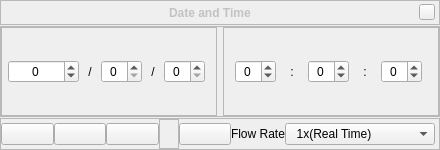
<?xml version="1.0" encoding="UTF-8"?>
<ui version="4.0">
 <class>dateTimeDialogForm</class>
 <widget class="QWidget" name="dateTimeDialogForm">
  <property name="geometry">
   <rect>
    <x>0</x>
    <y>0</y>
    <width>440</width>
    <height>150</height>
   </rect>
  </property>
  <property name="maximumSize">
   <size>
    <width>16777215</width>
    <height>150</height>
   </size>
  </property>
  <property name="windowTitle">
   <string>Form</string>
  </property>
  <property name="styleSheet">
   <string notr="true"/>
  </property>
  <layout class="QVBoxLayout">
   <property name="spacing">
    <number>1</number>
   </property>
   <property name="margin">
    <number>0</number>
   </property>
   <item>
    <widget class="BarFrame" name="DateTimeBar">
     <property name="sizePolicy">
      <sizepolicy hsizetype="Expanding" vsizetype="Preferred">
       <horstretch>0</horstretch>
       <verstretch>0</verstretch>
      </sizepolicy>
     </property>
     <property name="minimumSize">
      <size>
       <width>16</width>
       <height>25</height>
      </size>
     </property>
     <property name="maximumSize">
      <size>
       <width>16777215</width>
       <height>25</height>
      </size>
     </property>
     <property name="frameShape">
      <enum>QFrame::StyledPanel</enum>
     </property>
     <layout class="QHBoxLayout">
      <property name="spacing">
       <number>0</number>
      </property>
      <property name="leftMargin">
       <number>0</number>
      </property>
      <property name="topMargin">
       <number>0</number>
      </property>
      <property name="rightMargin">
       <number>4</number>
      </property>
      <property name="bottomMargin">
       <number>0</number>
      </property>
      <item>
       <spacer name="horizontalSpacer">
        <property name="orientation">
         <enum>Qt::Horizontal</enum>
        </property>
        <property name="sizeHint" stdset="0">
         <size>
          <width>40</width>
          <height>20</height>
         </size>
        </property>
       </spacer>
      </item>
      <item>
       <widget class="QLabel" name="stelWindowTitle">
        <property name="palette">
         <palette>
          <active>
           <colorrole role="WindowText">
            <brush brushstyle="SolidPattern">
             <color alpha="255">
              <red>194</red>
              <green>194</green>
              <blue>195</blue>
             </color>
            </brush>
           </colorrole>
           <colorrole role="Text">
            <brush brushstyle="SolidPattern">
             <color alpha="255">
              <red>194</red>
              <green>194</green>
              <blue>195</blue>
             </color>
            </brush>
           </colorrole>
          </active>
          <inactive>
           <colorrole role="WindowText">
            <brush brushstyle="SolidPattern">
             <color alpha="255">
              <red>194</red>
              <green>194</green>
              <blue>195</blue>
             </color>
            </brush>
           </colorrole>
           <colorrole role="Text">
            <brush brushstyle="SolidPattern">
             <color alpha="255">
              <red>194</red>
              <green>194</green>
              <blue>195</blue>
             </color>
            </brush>
           </colorrole>
          </inactive>
          <disabled>
           <colorrole role="WindowText">
            <brush brushstyle="SolidPattern">
             <color alpha="255">
              <red>194</red>
              <green>194</green>
              <blue>195</blue>
             </color>
            </brush>
           </colorrole>
           <colorrole role="Text">
            <brush brushstyle="SolidPattern">
             <color alpha="255">
              <red>194</red>
              <green>194</green>
              <blue>195</blue>
             </color>
            </brush>
           </colorrole>
          </disabled>
         </palette>
        </property>
        <property name="font">
         <font>
          <weight>75</weight>
          <italic>false</italic>
          <bold>true</bold>
         </font>
        </property>
        <property name="text">
         <string>Date and Time</string>
        </property>
       </widget>
      </item>
      <item>
       <spacer name="horizontalSpacer_2">
        <property name="orientation">
         <enum>Qt::Horizontal</enum>
        </property>
        <property name="sizeHint" stdset="0">
         <size>
          <width>40</width>
          <height>20</height>
         </size>
        </property>
       </spacer>
      </item>
      <item>
       <widget class="QPushButton" name="closeStelWindow">
        <property name="sizePolicy">
         <sizepolicy hsizetype="Fixed" vsizetype="Fixed">
          <horstretch>0</horstretch>
          <verstretch>0</verstretch>
         </sizepolicy>
        </property>
        <property name="minimumSize">
         <size>
          <width>16</width>
          <height>16</height>
         </size>
        </property>
        <property name="maximumSize">
         <size>
          <width>16</width>
          <height>16</height>
         </size>
        </property>
        <property name="focusPolicy">
         <enum>Qt::NoFocus</enum>
        </property>
        <property name="text">
         <string/>
        </property>
       </widget>
      </item>
     </layout>
    </widget>
   </item>
   <item>
    <widget class="QFrame" name="dateTimeBox">
     <property name="sizePolicy">
      <sizepolicy hsizetype="Preferred" vsizetype="Preferred">
       <horstretch>0</horstretch>
       <verstretch>1</verstretch>
      </sizepolicy>
     </property>
     <property name="frameShape">
      <enum>QFrame::StyledPanel</enum>
     </property>
     <layout class="QHBoxLayout" name="horizontalLayout_3">
      <property name="margin">
       <number>0</number>
      </property>
      <item>
       <widget class="QFrame" name="dateFrame">
        <property name="frameShape">
         <enum>QFrame::StyledPanel</enum>
        </property>
        <layout class="QHBoxLayout" name="horizontalLayout">
         <property name="spacing">
          <number>0</number>
         </property>
         <property name="margin">
          <number>0</number>
         </property>
         <item>
          <widget class="QSpinBox" name="spinner_year">
           <property name="sizePolicy">
            <sizepolicy hsizetype="Fixed" vsizetype="Fixed">
             <horstretch>0</horstretch>
             <verstretch>0</verstretch>
            </sizepolicy>
           </property>
           <property name="focusPolicy">
            <enum>Qt::StrongFocus</enum>
           </property>
           <property name="contextMenuPolicy">
            <enum>Qt::NoContextMenu</enum>
           </property>
           <property name="wrapping">
            <bool>false</bool>
           </property>
           <property name="frame">
            <bool>true</bool>
           </property>
           <property name="alignment">
            <set>Qt::AlignCenter</set>
           </property>
           <property name="minimum">
            <number>-1000000</number>
           </property>
           <property name="maximum">
            <number>1000000</number>
           </property>
          </widget>
         </item>
         <item>
          <widget class="QLabel" name="label">
           <property name="enabled">
            <bool>true</bool>
           </property>
           <property name="sizePolicy">
            <sizepolicy hsizetype="Expanding" vsizetype="Minimum">
             <horstretch>0</horstretch>
             <verstretch>0</verstretch>
            </sizepolicy>
           </property>
           <property name="maximumSize">
            <size>
             <width>10</width>
             <height>16777215</height>
            </size>
           </property>
           <property name="text">
            <string>/</string>
           </property>
           <property name="alignment">
            <set>Qt::AlignCenter</set>
           </property>
          </widget>
         </item>
         <item>
          <widget class="QSpinBox" name="spinner_month">
           <property name="sizePolicy">
            <sizepolicy hsizetype="Fixed" vsizetype="Fixed">
             <horstretch>0</horstretch>
             <verstretch>0</verstretch>
            </sizepolicy>
           </property>
           <property name="focusPolicy">
            <enum>Qt::StrongFocus</enum>
           </property>
           <property name="contextMenuPolicy">
            <enum>Qt::NoContextMenu</enum>
           </property>
           <property name="frame">
            <bool>true</bool>
           </property>
           <property name="alignment">
            <set>Qt::AlignCenter</set>
           </property>
           <property name="minimum">
            <number>0</number>
           </property>
           <property name="maximum">
            <number>13</number>
           </property>
          </widget>
         </item>
         <item>
          <widget class="QLabel" name="label_2">
           <property name="sizePolicy">
            <sizepolicy hsizetype="Expanding" vsizetype="Preferred">
             <horstretch>0</horstretch>
             <verstretch>0</verstretch>
            </sizepolicy>
           </property>
           <property name="maximumSize">
            <size>
             <width>10</width>
             <height>16777215</height>
            </size>
           </property>
           <property name="text">
            <string>/</string>
           </property>
           <property name="alignment">
            <set>Qt::AlignCenter</set>
           </property>
          </widget>
         </item>
         <item>
          <widget class="QSpinBox" name="spinner_day">
           <property name="sizePolicy">
            <sizepolicy hsizetype="Fixed" vsizetype="Fixed">
             <horstretch>0</horstretch>
             <verstretch>0</verstretch>
            </sizepolicy>
           </property>
           <property name="focusPolicy">
            <enum>Qt::StrongFocus</enum>
           </property>
           <property name="contextMenuPolicy">
            <enum>Qt::NoContextMenu</enum>
           </property>
           <property name="frame">
            <bool>true</bool>
           </property>
           <property name="alignment">
            <set>Qt::AlignCenter</set>
           </property>
           <property name="minimum">
            <number>0</number>
           </property>
           <property name="maximum">
            <number>32</number>
           </property>
          </widget>
         </item>
        </layout>
       </widget>
      </item>
      <item>
       <widget class="QFrame" name="timeFrame">
        <property name="sizePolicy">
         <sizepolicy hsizetype="Preferred" vsizetype="Preferred">
          <horstretch>0</horstretch>
          <verstretch>0</verstretch>
         </sizepolicy>
        </property>
        <property name="font">
         <font/>
        </property>
        <property name="frameShape">
         <enum>QFrame::StyledPanel</enum>
        </property>
        <layout class="QHBoxLayout" name="horizontalLayout_2">
         <property name="spacing">
          <number>0</number>
         </property>
         <property name="margin">
          <number>0</number>
         </property>
         <item>
          <widget class="QSpinBox" name="spinner_hour">
           <property name="sizePolicy">
            <sizepolicy hsizetype="Fixed" vsizetype="Fixed">
             <horstretch>0</horstretch>
             <verstretch>0</verstretch>
            </sizepolicy>
           </property>
           <property name="focusPolicy">
            <enum>Qt::StrongFocus</enum>
           </property>
           <property name="contextMenuPolicy">
            <enum>Qt::NoContextMenu</enum>
           </property>
           <property name="alignment">
            <set>Qt::AlignCenter</set>
           </property>
           <property name="minimum">
            <number>-1</number>
           </property>
           <property name="maximum">
            <number>24</number>
           </property>
          </widget>
         </item>
         <item>
          <widget class="QLabel" name="label_3">
           <property name="sizePolicy">
            <sizepolicy hsizetype="Expanding" vsizetype="Preferred">
             <horstretch>0</horstretch>
             <verstretch>0</verstretch>
            </sizepolicy>
           </property>
           <property name="maximumSize">
            <size>
             <width>10</width>
             <height>16777215</height>
            </size>
           </property>
           <property name="text">
            <string>:</string>
           </property>
           <property name="alignment">
            <set>Qt::AlignCenter</set>
           </property>
          </widget>
         </item>
         <item>
          <widget class="QSpinBox" name="spinner_minute">
           <property name="sizePolicy">
            <sizepolicy hsizetype="Fixed" vsizetype="Fixed">
             <horstretch>0</horstretch>
             <verstretch>0</verstretch>
            </sizepolicy>
           </property>
           <property name="focusPolicy">
            <enum>Qt::StrongFocus</enum>
           </property>
           <property name="contextMenuPolicy">
            <enum>Qt::NoContextMenu</enum>
           </property>
           <property name="alignment">
            <set>Qt::AlignCenter</set>
           </property>
           <property name="minimum">
            <number>-1</number>
           </property>
           <property name="maximum">
            <number>60</number>
           </property>
          </widget>
         </item>
         <item>
          <widget class="QLabel" name="label_4">
           <property name="sizePolicy">
            <sizepolicy hsizetype="Expanding" vsizetype="Preferred">
             <horstretch>0</horstretch>
             <verstretch>0</verstretch>
            </sizepolicy>
           </property>
           <property name="maximumSize">
            <size>
             <width>10</width>
             <height>16777215</height>
            </size>
           </property>
           <property name="autoFillBackground">
            <bool>false</bool>
           </property>
           <property name="text">
            <string>:</string>
           </property>
           <property name="alignment">
            <set>Qt::AlignCenter</set>
           </property>
          </widget>
         </item>
         <item>
          <widget class="QSpinBox" name="spinner_second">
           <property name="sizePolicy">
            <sizepolicy hsizetype="Fixed" vsizetype="Fixed">
             <horstretch>0</horstretch>
             <verstretch>0</verstretch>
            </sizepolicy>
           </property>
           <property name="focusPolicy">
            <enum>Qt::StrongFocus</enum>
           </property>
           <property name="contextMenuPolicy">
            <enum>Qt::NoContextMenu</enum>
           </property>
           <property name="frame">
            <bool>true</bool>
           </property>
           <property name="alignment">
            <set>Qt::AlignCenter</set>
           </property>
           <property name="buttonSymbols">
            <enum>QAbstractSpinBox::UpDownArrows</enum>
           </property>
           <property name="accelerated">
            <bool>true</bool>
           </property>
           <property name="prefix">
            <string/>
           </property>
           <property name="minimum">
            <number>-1</number>
           </property>
           <property name="maximum">
            <number>60</number>
           </property>
          </widget>
         </item>
        </layout>
       </widget>
      </item>
     </layout>
    </widget>
   </item>
   <item>
    <widget class="BarFrame" name="DateTimeTrack">
     <property name="sizePolicy">
      <sizepolicy hsizetype="Expanding" vsizetype="Preferred">
       <horstretch>0</horstretch>
       <verstretch>0</verstretch>
      </sizepolicy>
     </property>
     <property name="minimumSize">
      <size>
       <width>16</width>
       <height>32</height>
      </size>
     </property>
     <property name="maximumSize">
      <size>
       <width>16777215</width>
       <height>40</height>
      </size>
     </property>
     <property name="frameShape">
      <enum>QFrame::StyledPanel</enum>
     </property>
     <layout class="QHBoxLayout">
      <property name="spacing">
       <number>0</number>
      </property>
      <property name="leftMargin">
       <number>0</number>
      </property>
      <property name="topMargin">
       <number>0</number>
      </property>
      <property name="rightMargin">
       <number>4</number>
      </property>
      <property name="bottomMargin">
       <number>0</number>
      </property>
      <item>
       <widget class="QPushButton" name="btnRewind">
        <property name="text">
         <string/>
        </property>
        <property name="icon">
         <iconset resource="../../data/mainRes.qrc">
          <normaloff>:/graphicGui/gui/btTimeRealtime2-off.png</normaloff>:/graphicGui/gui/btTimeRealtime2-off.png</iconset>
        </property>
        <property name="iconSize">
         <size>
          <width>32</width>
          <height>32</height>
         </size>
        </property>
        <property name="checkable">
         <bool>true</bool>
        </property>
       </widget>
      </item>
      <item>
       <widget class="QPushButton" name="btnStop">
        <property name="text">
         <string/>
        </property>
        <property name="icon">
         <iconset resource="../../data/mainRes.qrc">
          <normaloff>:/graphicGui/gui/btScriptStop-off.png</normaloff>:/graphicGui/gui/btScriptStop-off.png</iconset>
        </property>
        <property name="iconSize">
         <size>
          <width>32</width>
          <height>32</height>
         </size>
        </property>
        <property name="checkable">
         <bool>true</bool>
        </property>
       </widget>
      </item>
      <item>
       <widget class="QPushButton" name="btnForward">
        <property name="text">
         <string/>
        </property>
        <property name="icon">
         <iconset resource="../../data/mainRes.qrc">
          <normaloff>:/graphicGui/gui/btTimeRealtime-off.png</normaloff>:/graphicGui/gui/btTimeRealtime-off.png</iconset>
        </property>
        <property name="iconSize">
         <size>
          <width>32</width>
          <height>32</height>
         </size>
        </property>
        <property name="checkable">
         <bool>true</bool>
        </property>
       </widget>
      </item>
      <item>
       <widget class="QFrame" name="frame">
        <property name="maximumSize">
         <size>
          <width>20</width>
          <height>16777215</height>
         </size>
        </property>
        <property name="frameShape">
         <enum>QFrame::StyledPanel</enum>
        </property>
        <property name="frameShadow">
         <enum>QFrame::Raised</enum>
        </property>
       </widget>
      </item>
      <item>
       <widget class="QPushButton" name="btnNow">
        <property name="text">
         <string/>
        </property>
        <property name="icon">
         <iconset resource="../../data/mainRes.qrc">
          <normaloff>:/graphicGui/gui/btTimeNow-off.png</normaloff>:/graphicGui/gui/btTimeNow-off.png</iconset>
        </property>
        <property name="iconSize">
         <size>
          <width>32</width>
          <height>32</height>
         </size>
        </property>
       </widget>
      </item>
      <item>
       <widget class="QLabel" name="label_5">
        <property name="text">
         <string>Flow Rate</string>
        </property>
       </widget>
      </item>
      <item>
       <widget class="QComboBox" name="comboBox">
        <property name="minimumSize">
         <size>
          <width>150</width>
          <height>0</height>
         </size>
        </property>
        <property name="currentIndex">
         <number>1</number>
        </property>
        <property name="maxVisibleItems">
         <number>13</number>
        </property>
        <item>
         <property name="text">
          <string>Time Flow</string>
         </property>
        </item>
        <item>
         <property name="text">
          <string>  1x(Real Time)</string>
         </property>
        </item>
        <item>
         <property name="text">
          <string>  30x</string>
         </property>
        </item>
        <item>
         <property name="text">
          <string>  300x</string>
         </property>
        </item>
        <item>
         <property name="text">
          <string>  3000x</string>
         </property>
        </item>
        <item>
         <property name="text">
          <string>  30000x</string>
         </property>
        </item>
        <item>
         <property name="text">
          <string>Discrete Time Steps</string>
         </property>
        </item>
        <item>
         <property name="text">
          <string>  seconds</string>
         </property>
        </item>
        <item>
         <property name="text">
          <string>  minutes</string>
         </property>
        </item>
        <item>
         <property name="text">
          <string>  hours</string>
         </property>
        </item>
        <item>
         <property name="text">
          <string>  days</string>
         </property>
        </item>
        <item>
         <property name="text">
          <string>  years</string>
         </property>
        </item>
       </widget>
      </item>
     </layout>
    </widget>
   </item>
  </layout>
 </widget>
 <customwidgets>
  <customwidget>
   <class>BarFrame</class>
   <extends>QFrame</extends>
   <header>Dialog.hpp</header>
   <container>1</container>
  </customwidget>
 </customwidgets>
 <resources>
  <include location="../../data/mainRes.qrc"/>
 </resources>
 <connections/>
</ui>
